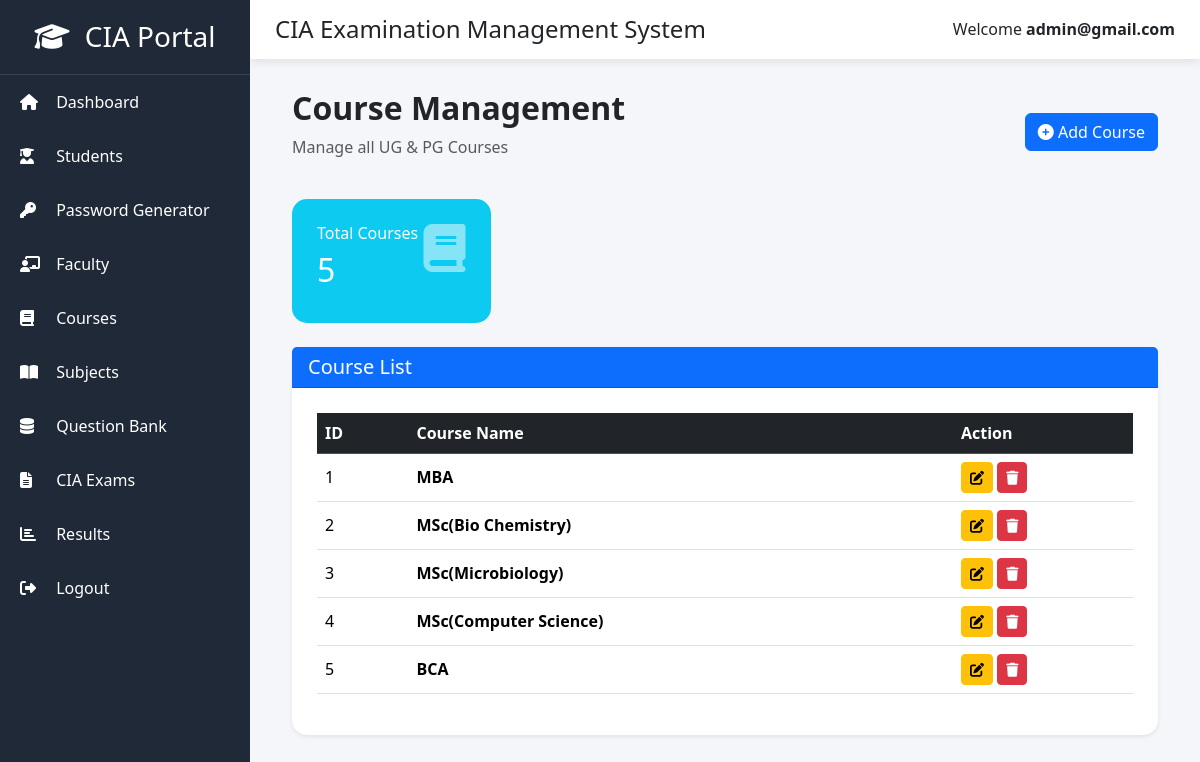
The page /admin-panel/courses/ (signed in) on the database as committed earlier.
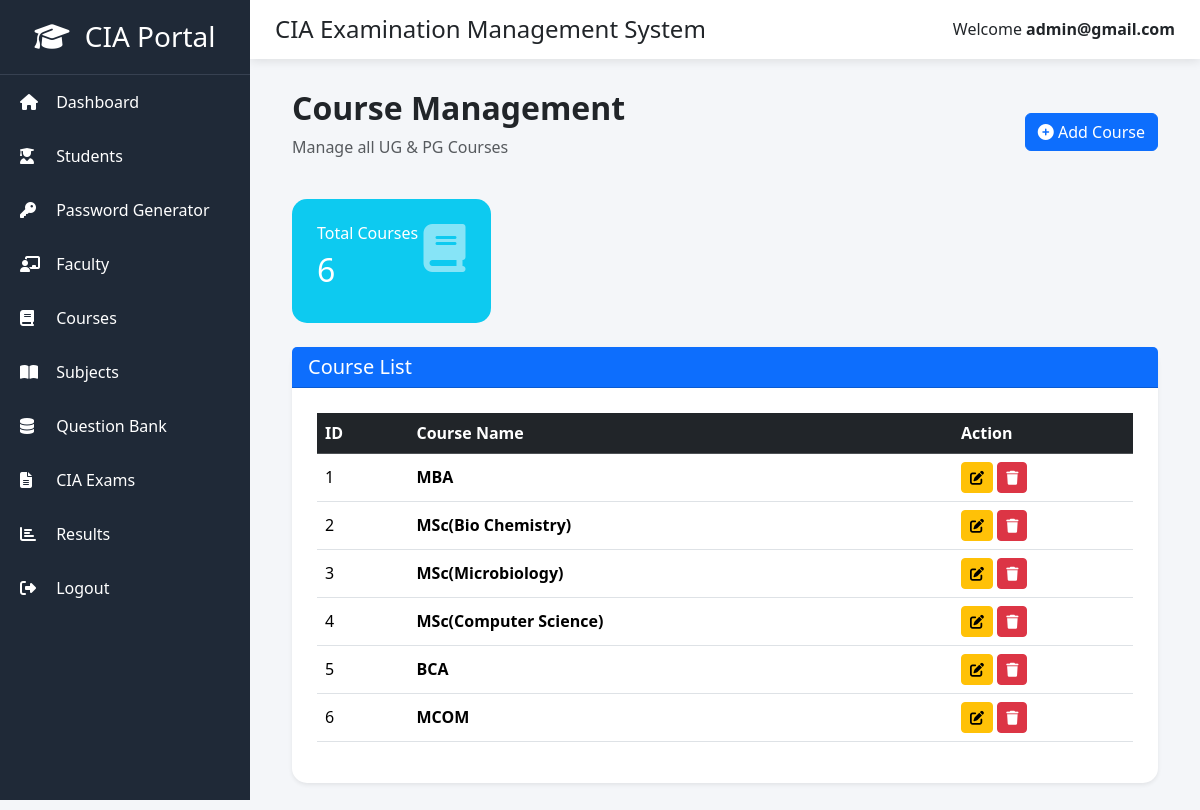
The same page on the database as committed later.
### quiz/models.py (models this page shows, shortened)
class Course(models.Model):
    name = models.CharField(
        max_length=100
    )

### quiz/views.py (the view)
@login_required
@user_passes_test(is_admin)
def manage_courses(request):
    courses = Course.objects.all().order_by("id")
    context = {
        "courses": courses,
        "total_courses": courses.count(),
    }
    return render(
        request,
        "admin_panel/manage_courses.html",
        context
    )

### quiz/views.py (called while the page is built)
def is_admin(user):
    return (
        user.is_authenticated
        and user.is_superuser
    )

### quiz/templates/admin_panel/manage_courses.html (shortened to what this page needs)
{% extends "admin_panel/base.html" %}
{% block content %}
<div class="container-fluid">
    <div class="d-flex justify-content-between align-items-center mb-4">
        <div>
            <h2 class="fw-bold">Course Management</h2>
            <p class="text-muted">
                Manage all UG & PG Courses
            </p>
        </div>
        <a href="{% url 'add_course' %}" class="btn btn-primary">
            <i class="fas fa-plus-circle"></i>
            Add Course
        </a>
    </div>
    <div class="row mb-4">
        <div class="col-md-3">
            <div class="card dashboard-card bg-info text-white">
                <div class="card-body">
                    <div class="d-flex justify-content-between">
                        <div>
                            <h6>Total Courses</h6>
                            <h2>{{ total_courses }}</h2>
                        </div>
                        <i class="fas fa-book fa-3x opacity-50"></i>
                    </div>
                </div>
            </div>
        </div>
    </div>
    <div class="card shadow-sm">
        <div class="card-header bg-primary text-white">
            <h5 class="mb-0">
                Course List
            </h5>
        </div>
        <div class="card-body">
            <div class="table-responsive">
                <table class="table table-hover align-middle">
                    <thead class="table-dark">
                        <tr>
                            <th>ID</th>
                            <th>Course Name</th>
                            <th width="180">
                                Action
                            </th>
                        </tr>
                    </thead>
                    <tbody>
                    {% for course in courses %}
                        <tr>
                            <td>{{ course.id }}</td>
                            <td>
                                <strong>{{ course.name }}</strong>
                            </td>
                            <td>
                                <a href="{% url 'edit_course' course.id %}"
                                   class="btn btn-warning btn-sm">
                                    <i class="fas fa-edit"></i>
                                </a>
                                <a href="{% url 'delete_course' course.id %}"
                                   class="btn btn-danger btn-sm"
                                   onclick="return confirm('Delete this course?')">
                                    <i class="fas fa-trash"></i>
                                </a>
                            </td>
                        </tr>
                    {% endfor %}
                    </tbody>
                </table>
            </div>
        </div>
    </div>
</div>
{% endblock %}

Rows that differ between the two databases and show on the page:
added Course: id "6", name "MCOM"
Other text that changed with them:
{{ total_courses }}: "5" → "6"
